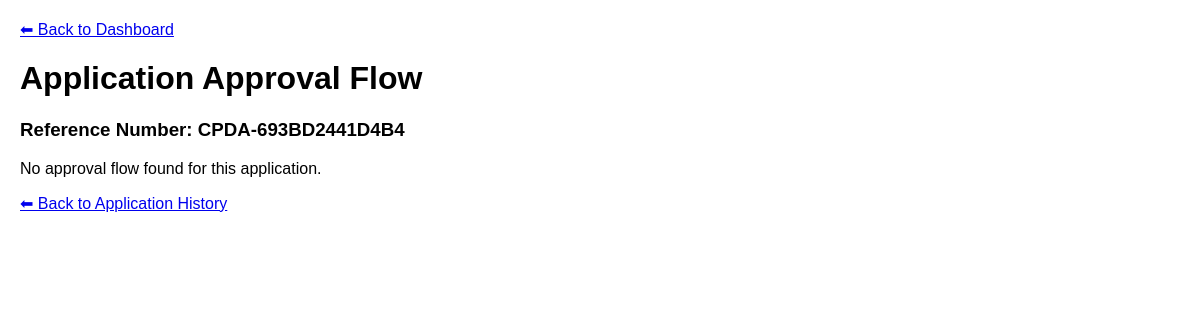
Before: /views/faculty_view_application_flow.php?ref_number=CPDA-693BD2441D4B4 (signed in) with the older database file.
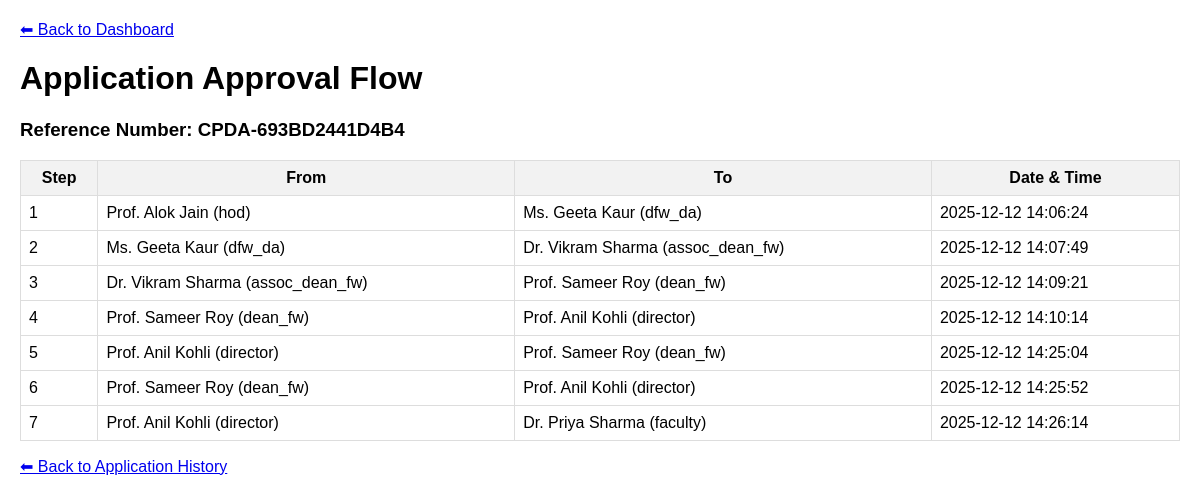
After: the same page with the newer database file.
### tables this page shows
CREATE TABLE `application_timeline_messages` (
  `id` int(11) NOT NULL,
  `ref_number` varchar(100) NOT NULL,
  `message_sequence` int(11) NOT NULL,
  `message` text NOT NULL,
  `sender_identifier` varchar(255) NOT NULL,
  `recipient_identifier` varchar(255) DEFAULT NULL,
  `message_time` datetime NOT NULL DEFAULT current_timestamp()
);

CREATE TABLE `users` (
  `employee_code` int(11) NOT NULL,
  `name` varchar(100) DEFAULT NULL,
  `email` varchar(100) DEFAULT NULL,
  `password` varchar(255) DEFAULT NULL,
  `role` varchar(50) DEFAULT NULL,
  `department` varchar(100) DEFAULT NULL,
  `created_at` datetime DEFAULT current_timestamp(),
  `mobile_number` varchar(15) DEFAULT NULL,
  `pay_level` varchar(10) DEFAULT NULL,
  `date_of_joining` date DEFAULT NULL
);

### views/faculty_view_application_flow.php (the view, shortened to what this page needs)
<?php
include_once '../config/db.php';
$ref_number = $_GET['ref_number'] ?? '';
$stmt = $conn->prepare("SELECT message_sequence, sender_identifier, recipient_identifier, message_time FROM application_timeline_messages WHERE ref_number = ? ORDER BY message_sequence ASC");
$stmt->bind_param("s", $ref_number);
$stmt->execute();
$result = $stmt->get_result();
$flow = [];
while ($row = $result->fetch_assoc()) {
    $flow[] = $row;
}
$user_ids = [];
foreach ($flow as $step) {
    $user_ids[] = $step['sender_identifier'];
    if (!empty($step['recipient_identifier'])) {
        $user_ids[] = $step['recipient_identifier'];
    }
}
$user_ids = array_unique(array_filter($user_ids));
$users = [];
if (!empty($user_ids)) {
    $placeholders = implode(',', array_fill(0, count($user_ids), '?'));
    $types = str_repeat('s', count($user_ids));
    $stmt_user = $conn->prepare("SELECT employee_code, name, role FROM users WHERE employee_code IN ($placeholders)");
    $stmt_user->bind_param($types, ...$user_ids);
    $stmt_user->execute();
    $res_users = $stmt_user->get_result();
    while ($u = $res_users->fetch_assoc()) {
        $users[$u['employee_code']] = $u;
    }
}
function userLabel($code, $users) {
    if (isset($users[$code])) {
        return htmlspecialchars($users[$code]['name'] . " (" . $users[$code]['role'] . ")");
    }
    return htmlspecialchars($code);
}
?>
<!DOCTYPE html>
<html lang="en">
<head>
</head>
<body>
    <p><a href="faculty_dashboard.php" class="btn-back">⬅ Back to Dashboard</a></p>
    <h1>Application Approval Flow</h1>
    <h3>Reference Number: <?= htmlspecialchars($ref_number) ?></h3>
    <?php if (count($flow) === 0): ?>
        <p>No approval flow found for this application.</p>
    <?php else: ?>
        <table>
            <thead>
                <tr>
                    <th>Step</th>
                    <th>From</th>
                    <th>To</th>
                    <th>Date & Time</th>
                </tr>
            </thead>
            <tbody>
                <?php foreach ($flow as $step): ?>
                <tr>
                    <td><?= $step['message_sequence'] ?></td>
                    <td><?= userLabel($step['sender_identifier'], $users) ?></td>
                    <td><?= $step['recipient_identifier'] ? userLabel($step['recipient_identifier'], $users) : '<em>–</em>' ?></td>
                    <td><?= $step['message_time'] ?></td>
                </tr>
                <?php endforeach; ?>
            </tbody>
        </table>
    <?php endif; ?>
    <p><a href="faculty_application_history.php">⬅ Back to Application History</a></p>
</body>
</html>

Changed rows visible on the page:
added application_timeline_messages: message_sequence "1", sender_identifier.role "Prof. Alok Jain (hod)", recipient_identifier.role "Ms. Geeta Kaur (dfw_da)", message_time "2025-12-12 14:06:24"
added application_timeline_messages: message_sequence "2", sender_identifier.role "Ms. Geeta Kaur (dfw_da)", recipient_identifier.role "Dr. Vikram Sharma (assoc_dean_fw)", message_time "2025-12-12 14:07:49"
added application_timeline_messages: message_sequence "3", sender_identifier.role "Dr. Vikram Sharma (assoc_dean_fw)", recipient_identifier.role "Prof. Sameer Roy (dean_fw)", message_time "2025-12-12 14:09:21"
added application_timeline_messages: message_sequence "4", sender_identifier.role "Prof. Sameer Roy (dean_fw)", recipient_identifier.role "Prof. Anil Kohli (director)", message_time "2025-12-12 14:10:14"
added application_timeline_messages: message_sequence "5", sender_identifier.role "Prof. Anil Kohli (director)", recipient_identifier.role "Prof. Sameer Roy (dean_fw)", message_time "2025-12-12 14:25:04"
added application_timeline_messages: message_sequence "6", sender_identifier.role "Prof. Sameer Roy (dean_fw)", recipient_identifier.role "Prof. Anil Kohli (director)", message_time "2025-12-12 14:25:52"
added application_timeline_messages: message_sequence "7", sender_identifier.role "Prof. Anil Kohli (director)", recipient_identifier.role "Dr. Priya Sharma (faculty)", message_time "2025-12-12 14:26:14"
Other visible differences:
text no longer shown: "No approval flow found for this application."
text now shown: "Step From To Date & Time"
